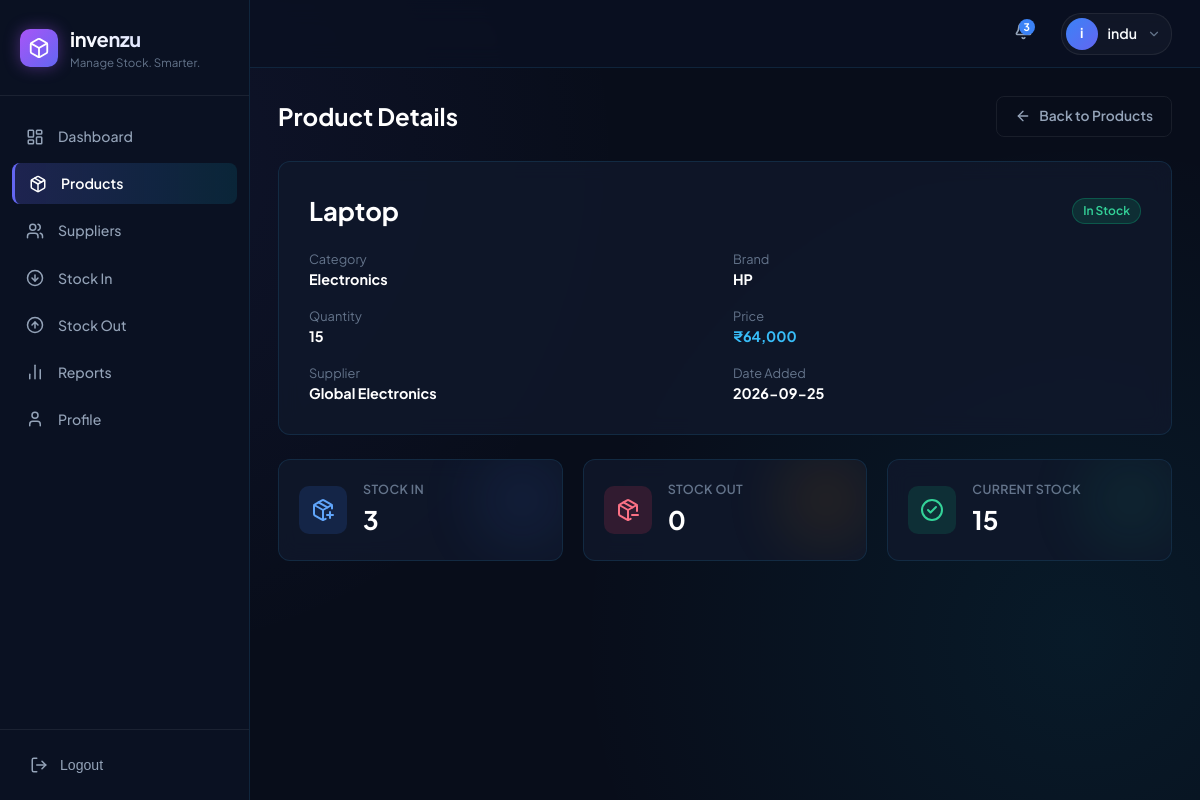
Page /products/3 (signed in) on the committed database.
### tables this page shows
CREATE TABLE products (
            id INTEGER PRIMARY KEY AUTOINCREMENT,
            name TEXT NOT NULL,
            category TEXT NOT NULL,
            brand TEXT NOT NULL,
            quantity INTEGER NOT NULL DEFAULT 0,
            price REAL NOT NULL DEFAULT 0.0,
            supplier_id INTEGER,
            status TEXT NOT NULL DEFAULT 'In Stock',
            created_at TIMESTAMP DEFAULT CURRENT_TIMESTAMP, user_id INTEGER,
            FOREIGN KEY (supplier_id)
                REFERENCES suppliers(id)
                ON DELETE SET NULL
        );

CREATE TABLE suppliers (
            id INTEGER PRIMARY KEY AUTOINCREMENT,
            name TEXT NOT NULL,
            phone TEXT NOT NULL,
            email TEXT NOT NULL,
            address TEXT NOT NULL,
            created_at TIMESTAMP DEFAULT CURRENT_TIMESTAMP
        , user_id INTEGER);

### app.py (the view)
@app.route('/products/<int:id>')
@login_required
def product_details(id):
    db = get_db()
    product = db.execute("""
        SELECT
            p.*,
            s.name as supplier_name
        FROM products p
        LEFT JOIN suppliers s
            ON p.supplier_id = s.id
            AND s.user_id = p.user_id
        WHERE p.id = ? AND p.user_id = ?
    """, (id,session['user_id'])).fetchone()
    if not product:
        db.close()
        return render_template(
            '404.html'
        ), 404
    stock_in = db.execute(
        """
        SELECT
            COALESCE(SUM(quantity), 0) as total
        FROM stock_transactions
        WHERE product_id = ?
        AND action_type = 'Stock In'
        """,
        (id,)
    ).fetchone()['total']
    stock_out = db.execute(
        """
        SELECT
            COALESCE(SUM(quantity), 0) as total
        FROM stock_transactions
        WHERE product_id = ?
        AND action_type = 'Stock Out'
        """,
        (id,)
    ).fetchone()['total']
    db.close()
    return render_template(
        'product_details.html',
        product=product,
        stock_in=stock_in,
        stock_out=stock_out
    )

### app.py (called while the page is built)
def get_db():
    conn = sqlite3.connect(DB_PATH)
    conn.row_factory = sqlite3.Row
    return conn

def login_required(f):
    @wraps(f)
    def decorated_function(*args, **kwargs):
        if 'user_id' not in session:
            return redirect(url_for('login'))
        return f(*args, **kwargs)
    return decorated_function

@app.context_processor
def inject_user():
    db = get_db()
    low_stock_notifications = db.execute("""
        SELECT id, name, quantity
        FROM products
        WHERE user_id = ?
        AND quantity <= 5
        ORDER BY quantity ASC, name ASC
    """, (session.get('user_id', 0),)).fetchall()
    db.close()
    return {
         'current_user': session.get('username'),
         'current_user_name': session.get('username'),
         'current_user_email': session.get('email'),
         'unread_notifications': len(low_stock_notifications),
         'low_stock_notifications': low_stock_notifications
        }

### templates/product_details.html (shortened to what this page needs)
{% extends "base.html" %}
{% block content %}
<div class="page-header">
  <div>
    <h1>Product Details</h1>
  </div>
  <a href="{{ url_for('products') }}" class="btn btn-outline">
    <i data-lucide="arrow-left" style="width: 16px; height: 16px;"></i>
    <span>Back to Products</span>
  </a>
</div>
<div class="card" style="margin-bottom: 24px;">
  <div style="padding:8px;">
    <div>
      <div style="display: flex; align-items: center; justify-content: space-between; margin-bottom: 20px;">
        <h2 style="font-size: 1.6rem; font-weight: 700; color: #fff;">{{ product.name }}</h2>
        <span class="badge {% if product.status == 'In Stock' %}badge-in-stock{% else %}badge-low-stock{% endif %}">
          {{ product.status }}
        </span>
      </div>
      <div style="display: grid; grid-template-columns: 1fr 1fr; gap: 16px; font-size: 0.9rem;">
        <div>
          <span style="color: var(--text-muted); font-size: 0.8rem; display: block;">Category</span>
          <strong style="color: #fff;">{{ product.category }}</strong>
        </div>
        <div>
          <span style="color: var(--text-muted); font-size: 0.8rem; display: block;">Brand</span>
          <strong style="color: #fff;">{{ product.brand }}</strong>
        </div>
        <div>
          <span style="color: var(--text-muted); font-size: 0.8rem; display: block;">Quantity</span>
          <strong style="color: #fff;">{{ product.quantity }}</strong>
        </div>
        <div>
          <span style="color: var(--text-muted); font-size: 0.8rem; display: block;">Price</span>
          <strong style="color: #38bdf8;">₹{{ "{:,.0f}".format(product.price) }}</strong>
        </div>
        <div>
          <span style="color: var(--text-muted); font-size: 0.8rem; display: block;">Supplier</span>
          <strong style="color: #fff;">{{ product.supplier_name or 'N/A' }}</strong>
        </div>
        <div>
          <span style="color: var(--text-muted); font-size: 0.8rem; display: block;">Date Added</span>
          <strong style="color: #fff;">{{ product.created_at[:10] }}</strong>
        </div>
      </div>
    </div>
  </div>
</div>
<div style="display: grid; grid-template-columns: repeat(3, 1fr); gap: 20px;">
  <div class="stat-card stat-blue">
    <div class="stat-icon">
      <i data-lucide="package-plus" style="width: 24px; height: 24px;"></i>
    </div>
    <div class="stat-info">
      <p>Stock In</p>
      <h3>{{ stock_in }}</h3>
    </div>
  </div>
  <div class="stat-card stat-orange">
    <div class="stat-icon" style="background: rgba(244, 63, 94, 0.15); color: #fb7185;">
      <i data-lucide="package-minus" style="width: 24px; height: 24px;"></i>
    </div>
    <div class="stat-info">
      <p>Stock Out</p>
      <h3>{{ stock_out }}</h3>
    </div>
  </div>
  <div class="stat-card stat-green">
    <div class="stat-icon">
      <i data-lucide="check-circle-2" style="width: 24px; height: 24px;"></i>
    </div>
    <div class="stat-info">
      <p>Current Stock</p>
      <h3>{{ product.quantity }}</h3>
    </div>
  </div>
</div>
{% endblock %}

### static/css/style.css (style rules this page uses)
:root { --bg-main: #080d1a; --bg-card: rgba(16, 24, 43, 0.85); --bg-card-hover: rgba(22, 33, 58, 0.95); --bg-sidebar: #0a1122; --border-color: rgba(56, 189, 248, 0.12); --border-subtle: rgba(255, 255, 255, 0.07); --text-primary: #f8fafc; --text-secondary: #94a3b8; --text-muted: #64748b; --accent-cyan: #06b6d4; --accent-purple: #8b5cf6; --accent-blue: #3b82f6; --accent-green: #10b981; --accent-yellow: #f59e0b; --accent-red: #ef4444; --font-family: 'Plus Jakarta Sans', system-ui, -apple-system, sans-serif; }
* { margin: 0; padding: 0; box-sizing: border-box; }
body { font-family: var(--font-family); background-color: var(--bg-main); color: var(--text-primary); min-height: 100vh; line-height: 1.5; background-image: radial-gradient(circle at 10% 20%, rgba(99, 102, 241, 0.08) 0%, transparent 40%), radial-gradient(circle at 90% 80%, rgba(6, 182, 212, 0.08) 0%, transparent 40%); background-attachment: fixed; }
.page-header { display: flex; align-items: center; justify-content: space-between; margin-bottom: 24px; }
.page-header h1 { font-size: 1.5rem; font-weight: 700; color: #fff; }
.btn { display: inline-flex; align-items: center; justify-content: center; gap: 8px; padding: 9px 18px; border-radius: 8px; font-size: 0.86rem; font-weight: 600; text-decoration: none; cursor: pointer; border: none; transition: all 0.2s ease; }
.btn-outline { background: transparent; border: 1px solid var(--border-subtle); color: var(--text-secondary); }
.stat-card { background: var(--bg-card); border: 1px solid var(--border-color); border-radius: 12px; padding: 20px; display: flex; align-items: center; gap: 16px; backdrop-filter: blur(10px); position: relative; overflow: hidden; }
.stat-card::after { content: ''; position: absolute; top: 0; right: 0; width: 80px; height: 80px; border-radius: 50%; filter: blur(35px); opacity: 0.15; }
.stat-blue::after { background: #3b82f6; }
.stat-green::after { background: #10b981; }
.stat-orange::after { background: #f59e0b; }
.stat-icon { width: 48px; height: 48px; border-radius: 10px; display: flex; align-items: center; justify-content: center; }
.stat-blue .stat-icon { background: rgba(59, 130, 246, 0.15); color: #60a5fa; }
.stat-green .stat-icon { background: rgba(16, 185, 129, 0.15); color: #34d399; }
.stat-orange .stat-icon { background: rgba(245, 158, 11, 0.15); color: #fbbf24; }
.stat-info p { font-size: 0.78rem; color: var(--text-muted); text-transform: uppercase; font-weight: 600; letter-spacing: 0.03em; }
.stat-info h3 { font-size: 1.6rem; font-weight: 700; color: #fff; margin-top: 2px; }
.card { background: var(--bg-card); border: 1px solid var(--border-color); border-radius: 12px; padding: 22px; backdrop-filter: blur(10px); }
.badge { display: inline-flex; align-items: center; gap: 6px; padding: 3px 10px; border-radius: 20px; font-size: 0.75rem; font-weight: 600; }
.badge-in-stock, .badge-stock-in { background: rgba(16, 185, 129, 0.15); color: #34d399; border: 1px solid rgba(16, 185, 129, 0.3); }

### rows in the picture
products: name "Laptop", status "In Stock", category "Electronics", brand "HP", quantity "15", price "64,000", created_at "2026-09-25"
suppliers: name "Global Electronics"

### other values in the picture
{{ unread_notifications }} "3"
{{ current_user_name[0] if current_user_name else 'I' }} "i"
{{ current_user_name }} "indu"
{{ stock_in }} "3"
{{ stock_out }} "0"
